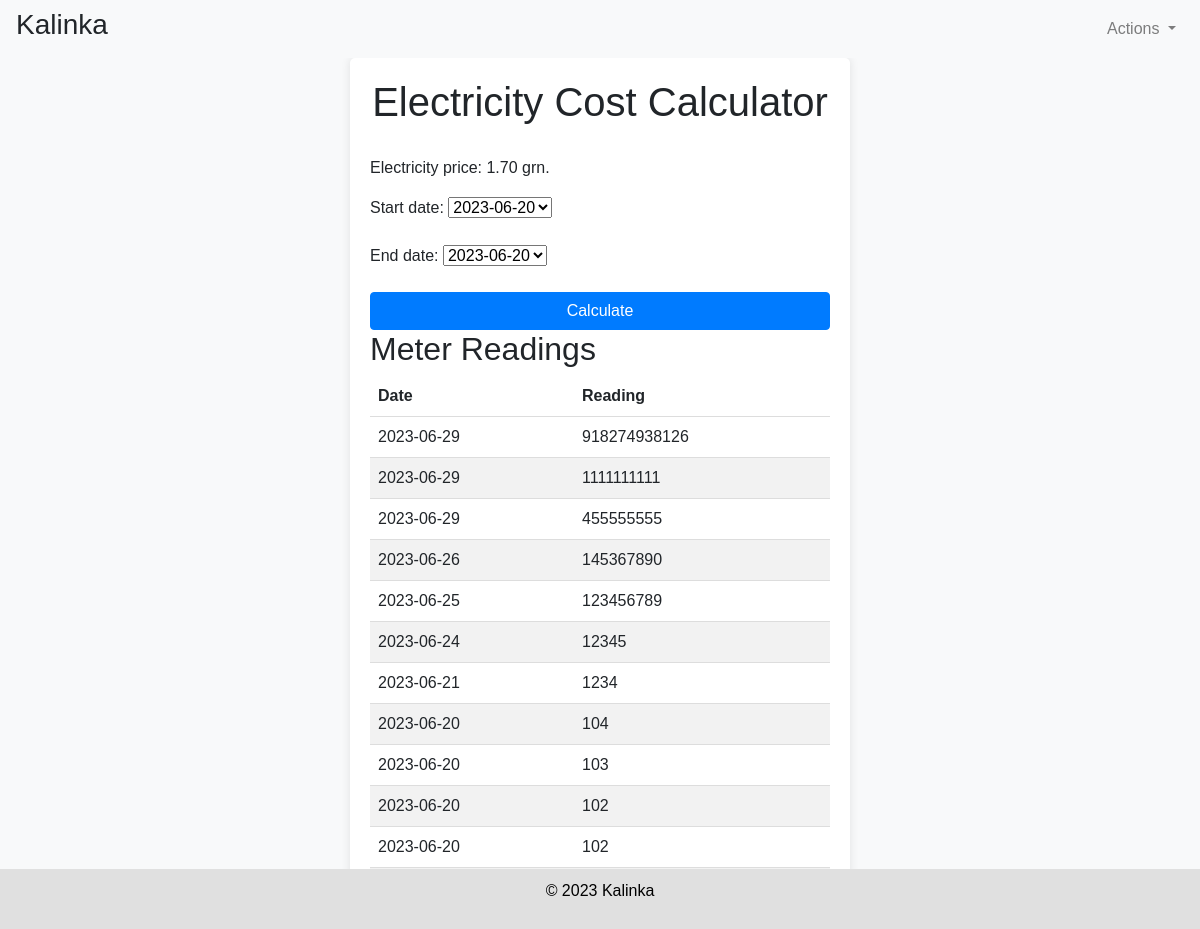
The page /electricity_coast/ (signed in) on the database its author committed.
### vebschet/models.py (models this page shows, shortened)
class ElectricityPrice(models.Model):
    price = models.DecimalField(max_digits=5, decimal_places=2)

class MeterReading(models.Model):
    objects = None
    user = models.ForeignKey(User, on_delete=models.CASCADE)
    reading = models.PositiveIntegerField()
    date = models.DateTimeField(auto_now_add=True)
    counter = models.ForeignKey('vebschet.UserProfile', null=True, blank=True, on_delete=models.SET_NULL)
    howireceive = models.CharField(max_length=255, null=True, blank=True)

### vebschet/views.py (the view)
# urls.py: path('electricity_coast/', vebschet_views.electricity_coast_view, name='electricity_coast'),
@login_required
def electricity_coast_view(request):
    electricity_price = get_object_or_404(ElectricityPrice, id=1)
    total_coast = None
    consumption = None
    meter_readings = MeterReading.objects.filter(user=request.user).order_by('-date')
    if request.method == 'POST':
        form = ElectricityCoastCalculatorForm(request.POST, user=request.user)
        if form.is_valid():
            start_date = form.cleaned_data.get('start_date')
            end_date = form.cleaned_data.get('end_date')
            start_reading = MeterReading.objects.filter(user=request.user, date__date=start_date).first()
            end_reading = MeterReading.objects.filter(user=request.user, date__date=end_date).first()
            if start_reading and end_reading:
                consumption = start_reading.reading - end_reading.reading
                total_coast = consumption * electricity_price.price
    else:
        form = ElectricityCoastCalculatorForm(user=request.user)
    return render(request, 'vebschet/electricity_coast.html', {
        'electricity_price': electricity_price,
        'form': form,
        'total_coast': total_coast,
        'consumption': consumption,
        'meter_readings': meter_readings
    })

### vebschet/forms.py (shortened to what this page needs)
class ElectricityCoastCalculatorForm(forms.Form):
    start_date = forms.ChoiceField()
    end_date = forms.ChoiceField()
    def __init__(self, *args, **kwargs):
        user = kwargs.pop('user')
        super(ElectricityCoastCalculatorForm, self).__init__(*args, **kwargs)
        date_choices = MeterReading.objects.filter(user=user).values_list('date', flat=True)
        date_choices = [(date.strftime('%Y-%m-%d'), date.strftime('%Y-%m-%d')) for date in date_choices]
        self.fields['start_date'].choices = date_choices
        self.fields['end_date'].choices = date_choices
        self.user = user

### vebschet/templates/vebschet/electricity_coast.html (shortened to what this page needs)
{% extends 'base_generic.html' %}
{% block content %}
    <div class="custom-container">
        <h1>Electricity Cost Calculator</h1>
        <p>Electricity price: {{ electricity_price.price }} grn.</p>
        <form method="POST">
            {{ form.as_p }}
            <button type="submit" class="btn btn-primary">Calculate</button>
        </form>
        {% if meter_readings %}
    <h2>Meter Readings</h2>
    <table>
        <thead>
            <tr>
                <th>Date</th>
                <th>Reading</th>
            </tr>
        </thead>
        <tbody>
            {% for reading in meter_readings %}
                <tr>
                    <td>{{ reading.date|date:"Y-m-d" }}</td>
                    <td>{{ reading.reading }}</td>
                </tr>
            {% endfor %}
        </tbody>
    </table>
{% endif %}
    </div>
{% endblock content %}

### vebschet/templates/vebschet/base_generic.html (style rules this page uses)
body { background-color: #f8f9fa; font-family: Arial, sans-serif; }
.custom-container { max-width: 500px; margin: 0 auto; padding: 20px; background-color: #ffffff; border-radius: 5px; box-shadow: 0 0 10px rgba(0, 0, 0, 0.1); }
h1 { text-align: center; margin-bottom: 30px; }
button[type="submit"] { width: 100%; }

### vebschet/templates/vebschet/electricity_coast.html (style rules this page uses)
table { border-collapse: collapse; width: 100%; }
th, td { padding: 8px; text-align: left; border-bottom: 1px solid #ddd; }
tr:nth-child(even) { background-color: #f2f2f2; }

### rows shown on the page
ElectricityPrice: price "1.70"
MeterReading: date "2023-06-29", reading "918274938126"
MeterReading: date "2023-06-29", reading "1111111111"
MeterReading: date "2023-06-29", reading "455555555"
MeterReading: date "2023-06-26", reading "145367890"
MeterReading: date "2023-06-25", reading "123456789"
MeterReading: date "2023-06-24", reading "12345"
MeterReading: date "2023-06-21", reading "1234"
MeterReading: date "2023-06-20", reading "104"
MeterReading: date "2023-06-20", reading "103"
MeterReading: date "2023-06-20", reading "102"
MeterReading: date "2023-06-20", reading "102"
